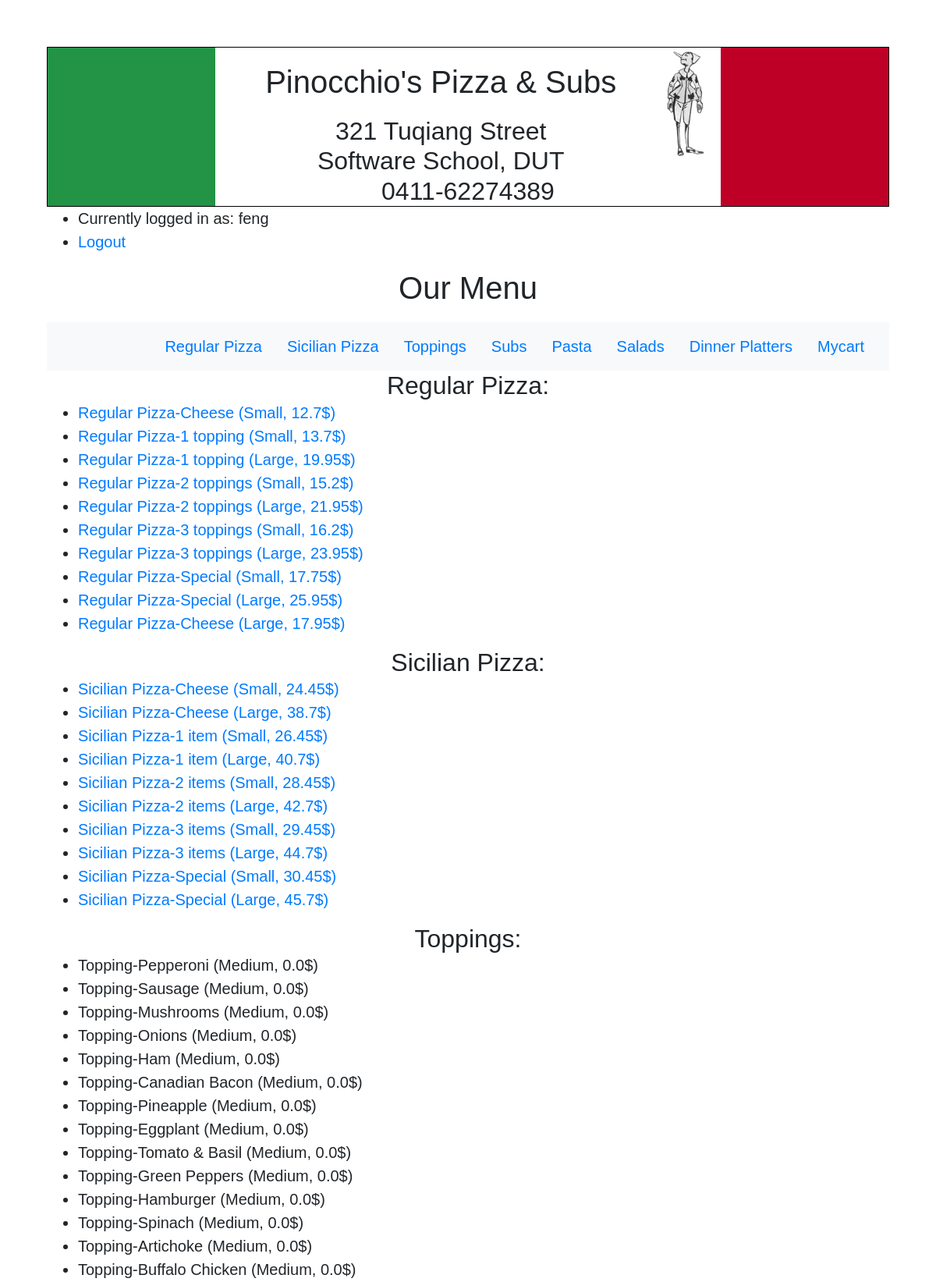
The app's page / (signed in, upper part) with its own data.
### orders/models.py (models this page shows)
class Food(models.Model):
    SIZES = (
        ('S', 'Small'),
        ('M', 'Medium'),
        ('L', 'Large'),
    )
    name = models.CharField(max_length=64)
    size = models.CharField(max_length=1, choices=SIZES)
    price = models.FloatField()
    type = models.ForeignKey(Type, on_delete=models.CASCADE, related_name="foods")
    def __str__(self):
        typename = Type.objects.get(pk=self.type.id)
        return f"{typename}-{self.name} ({self.get_size_display()}, {self.price}$) "

class Type(models.Model):
    name = models.CharField(max_length=64)
    def __str__(self):
        return f" {self.name}"

### users/views.py (the view)
# urls.py: path("", views.index, name="index"),
def index(request):
    if not request.user.is_authenticated:
        return render(request, "users/register.html", {"message": None})
    context = {
        "user": request.user,
        "Regular_Pizza": Food.objects.filter(type=Type.objects.get(name="Regular Pizza")),
        "Sicilian_Pizza": Food.objects.filter(type=Type.objects.get(name="Sicilian Pizza")),
        "Topping": Food.objects.filter(type=Type.objects.get(name="Topping")),
        "Sub": Food.objects.filter(type=Type.objects.get(name="Sub")),
        "Pasta": Food.objects.filter(type=Type.objects.get(name="Pasta")),
        "Salad": Food.objects.filter(type=Type.objects.get(name="Salad")),
        "Dinner_Platter": Food.objects.filter(type=Type.objects.get(name="Dinner Platter")),
    }
    return render(request, "orders/menu.html", context)

### orders/templates/orders/menu.html (shortened to what this page needs)
{% load static %}
<!DOCTYPE html>
<html>
    <head>
        <link rel="stylesheet" href="https://maxcdn.bootstrapcdn.com/bootstrap/4.0.0/css/bootstrap.min.css">
        <link rel="stylesheet" href="{% static 'orders/styles.css' %}">
    </head>
    <body>
      <div id="header">
        <table width="100%" cellspacing="0" cellpadding="0">
          <tbody>
            <tr>
              <td class="green" width="20%">&nbsp;</td>
              <td width="60%">
          <img height="140" src="{% static 'images/pinocchio_72.gif' %}" alt="pinocchio"/>
                <h1>Pinocchio's Pizza &amp; Subs</h1>
                <h2>321 Tuqiang Street<br />
                Software School, DUT<br />
                0411-62274389 </h2>
              </td>
              <td class="red" width="20%">&nbsp;</td>
            </tr>
          </tbody>
        </table>
      </div>
        <ul>
            <li>Currently logged in as: {{ user.username }}</li>
            <li><a href="{% url 'logout' %}">Logout</a></li>
        </ul>
        <h1>Our Menu</h1>
        <nav class="navbar sticky-top navbar-light bg-light justify-content-end" >
            <ul class="nav nav-pills nav-fill">
               <li class="nav-item">
                 <a class="nav-link" href="#Regular">Regular Pizza</a>
               </li>
               <li class="nav-item">
                 <a class="nav-link" href="#Sicilian">Sicilian Pizza</a>
               </li>
               <li class="nav-item">
                 <a class="nav-link" href="#Topping">Toppings</a>
               </li>
               <li class="nav-item">
                  <a class="nav-link" href="#Sub">Subs</a>
               </li>
               <li class="nav-item">
                  <a class="nav-link" href="#Pasta">Pasta</a>
               </li>
               <li class="nav-item">
                  <a class="nav-link" href="#Salad">Salads</a>
               </li>
               <li class="nav-item">
                  <a class="nav-link" href="#Dinner">Dinner Platters</a>
               </li>
               <li class="nav-item">
                  <a class="nav-link" href="#Cart">Mycart</a>
               </li>
            </ul>
        </nav>
        <div id="Regular">
          <h2>Regular Pizza:</h2>
          <ul>
              {% for food in Regular_Pizza %}
                  <li>
                    <a href="{% url 'food' food.id %}">{{ food }}</a>
                  </li>
              {% endfor %}
          </ul>
        </div>
        <div id="Sicilian">
          <h2>Sicilian Pizza:</h2>
          <ul>
              {% for food in Sicilian_Pizza %}
                  <li>
                    <a href="{% url 'food' food.id %}">{{ food }}</a>
                  </li>
              {% endfor %}
          </ul>
        </div>
        <div id="Topping">
          <h2>Toppings:</h2>
          <ul>
              {% for food in Topping %}
                  <li>
                    {{ food }}
                  </li>
              {% endfor %}
          </ul>
        </div>
    </body>
</html>

### orders/static/orders/styles.css (style rules this page uses)
body { font-family: Verdana,Arial,Helvetica,sans-serif; font-size: 20px; margin: 5%; }
html, body { background-color: white; }
h1,h2 { text-align: center; font-family: Verdana,Arial,Helvetica,sans-serif; margin: 0; }
h1 { margin-bottom: 0.5em; margin-top: 0.5em; }
.green { background-color: #239346; }
.red { background-color: #be0027; }
#header img { float: right; padding-right: 1em; }
#header table { border: thin solid black; }

### records on screen
Food: type+name+size "Regular Pizza-Cheese (Small, 12.7$)"
Food: type+name+size "Regular Pizza-1 topping (Small, 13.7$)"
Food: type+name+size "Regular Pizza-1 topping (Large, 19.95$)"
Food: type+name+size "Regular Pizza-2 toppings (Small, 15.2$)"
Food: type+name+size "Regular Pizza-2 toppings (Large, 21.95$)"
Food: type+name+size "Regular Pizza-3 toppings (Small, 16.2$)"
Food: type+name+size "Regular Pizza-3 toppings (Large, 23.95$)"
Food: type+name+size "Regular Pizza-Special (Small, 17.75$)"
Food: type+name+size "Regular Pizza-Special (Large, 25.95$)"
Food: type+name+size "Regular Pizza-Cheese (Large, 17.95$)"
Food: type+name+size "Sicilian Pizza-Cheese (Small, 24.45$)"
Food: type+name+size "Sicilian Pizza-Cheese (Large, 38.7$)"
Food: type+name+size "Sicilian Pizza-1 item (Small, 26.45$)"
Food: type+name+size "Sicilian Pizza-1 item (Large, 40.7$)"
Food: type+name+size "Sicilian Pizza-2 items (Small, 28.45$)"
Food: type+name+size "Sicilian Pizza-2 items (Large, 42.7$)"
Food: type+name+size "Sicilian Pizza-3 items (Small, 29.45$)"
Food: type+name+size "Sicilian Pizza-3 items (Large, 44.7$)"
Food: type+name+size "Sicilian Pizza-Special (Small, 30.45$)"
Food: type+name+size "Sicilian Pizza-Special (Large, 45.7$)"
Food: type+name+size "Topping-Pepperoni (Medium, 0.0$)"
Food: type+name+size "Topping-Sausage (Medium, 0.0$)"
Food: type+name+size "Topping-Mushrooms (Medium, 0.0$)"
Food: type+name+size "Topping-Onions (Medium, 0.0$)"
Food: type+name+size "Topping-Ham (Medium, 0.0$)"
Food: type+name+size "Topping-Canadian Bacon (Medium, 0.0$)"
Food: type+name+size "Topping-Pineapple (Medium, 0.0$)"
Food: type+name+size "Topping-Eggplant (Medium, 0.0$)"
Food: type+name+size "Topping-Tomato & Basil (Medium, 0.0$)"
Food: type+name+size "Topping-Green Peppers (Medium, 0.0$)"
Food: type+name+size "Topping-Hamburger (Medium, 0.0$)"
Food: type+name+size "Topping-Spinach (Medium, 0.0$)"
Food: type+name+size "Topping-Artichoke (Medium, 0.0$)"
Food: type+name+size "Topping-Buffalo Chicken (Medium, 0.0$)"

### other values on screen
{{ user.username }} "feng"
